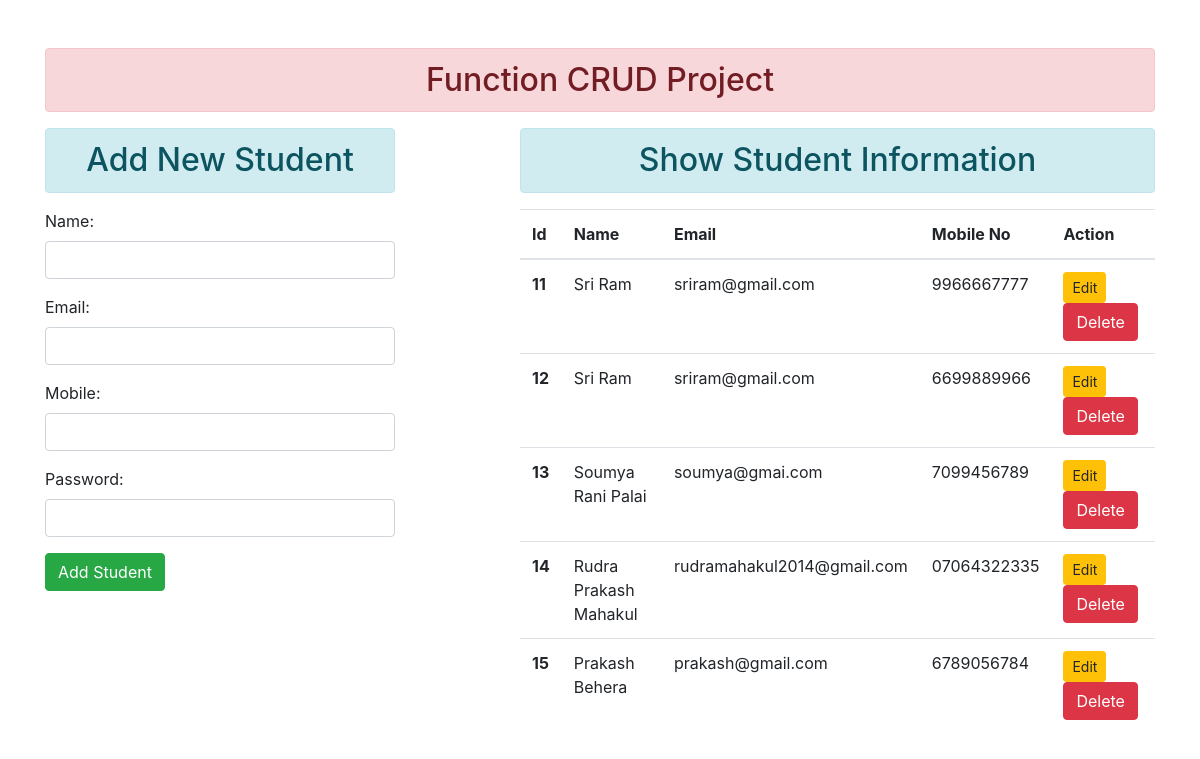
The page / on the database its author committed.
### enroll/models.py (models this page shows)
class User(models.Model):
    name = models.CharField(max_length=100)
    email = models.EmailField()
    mobile = models.CharField(max_length=12)
    password = models.CharField(max_length=40)

### enroll/views.py (the view, shortened to what this page needs)
# urls.py: path("",views.ADD_SHOW,name='addandshow'),
def ADD_SHOW(request):
    form = StudentRegistrationForm()
    stud = User.objects.all()
    return render(request,'addandshow.html',{'form':form, 'stu':stud})

### enroll/forms.py
class StudentRegistrationForm(forms.ModelForm):
    class Meta:
        model = User
        fields = ['name', 'email','mobile', 'password']
        widgets ={
            'password': forms.PasswordInput(render_value=True ,attrs={'class':'form-control'}),
            'name': forms.TextInput(attrs={'class':'form-control'}),
            'email': forms.EmailInput(attrs={'class':'form-control'}),
            'mobile': forms.TextInput(attrs={'class':'form-control'}),
                  }

### templates/addandshow.html (shortened to what this page needs)
{% extends 'base.html' %}
{% block content %}
<div class="row">
    <div class="col-sm-4">
        <h2 class="text-center alert alert-info "> Add New Student </h2>
        <form action="" method="POST">
            {{form.as_p}}
            <input type="submit" class="btn btn-success" value="Add Student">
        </form>
    </div>
    <div class="col-sm-7 offset-1">
        <h2 class="text-center alert alert-info ">Show Student Information</h2>
        {% if stu %}
        <table class="table table-hover">
            <thead>
                <tr>
                    <th scope="col">Id</th>
                    <th scope="col">Name</th>
                    <th scope="col">Email</th>
                    <th scope="col">Mobile No</th>
                    <th scope="col">Action</th>
                </tr>
            </thead>
            <tbody>
                {% for ST in stu %}
                <tr>
                    <th scope="row">{{ST.id}}</th>
                    <td>{{ST.name}}</td>
                    <td>{{ST.email}}</td>
                    <td>{{ST.mobile}}</td>
                    <td>
                    <a href="{% url 'update_data' ST.id %}" class="btn btn-warning btn-sm">Edit</a>
                    <form action="{% url 'delete_data' ST.id %}" method="POST" class="d-inline">
                        <input type="submit" class="btn btn-danger" value="Delete">
                    </form>
                    </td>
                </tr>
                {% endfor %}
            </tbody>
        </table>
        {% else %}
        <h3 class="text-center alert alert-warning ">No Records Found</h3>
        {% endif %}
    </div>
</div>
{% endblock content %}

### templates/base.html (shortened to what this page needs)
{% load static %}
<!DOCTYPE html>
<html lang="en">
<head>
    <link rel="stylesheet" href="{% static 'css/bootstrap.css' %}">
</head>
<body>
    <div class="container mt-5">
        <h2 class="text-center alert alert-danger">Function CRUD Project</h2>
        {% block content %}
        {% endblock content %}
    </div>
</body>
</html>

### rows shown on the page
User: id "11", name "Sri Ram", email "sriram@gmail.com", mobile "9966667777"
User: id "12", name "Sri Ram", email "sriram@gmail.com", mobile "6699889966"
User: id "13", name "Soumya Rani Palai", email "soumya@gmai.com", mobile "7099456789"
User: id "14", name "Rudra Prakash Mahakul", email "rudramahakul2014@gmail.com", mobile "07064322335"
User: id "15", name "Prakash Behera", email "prakash@gmail.com", mobile "6789056784"
